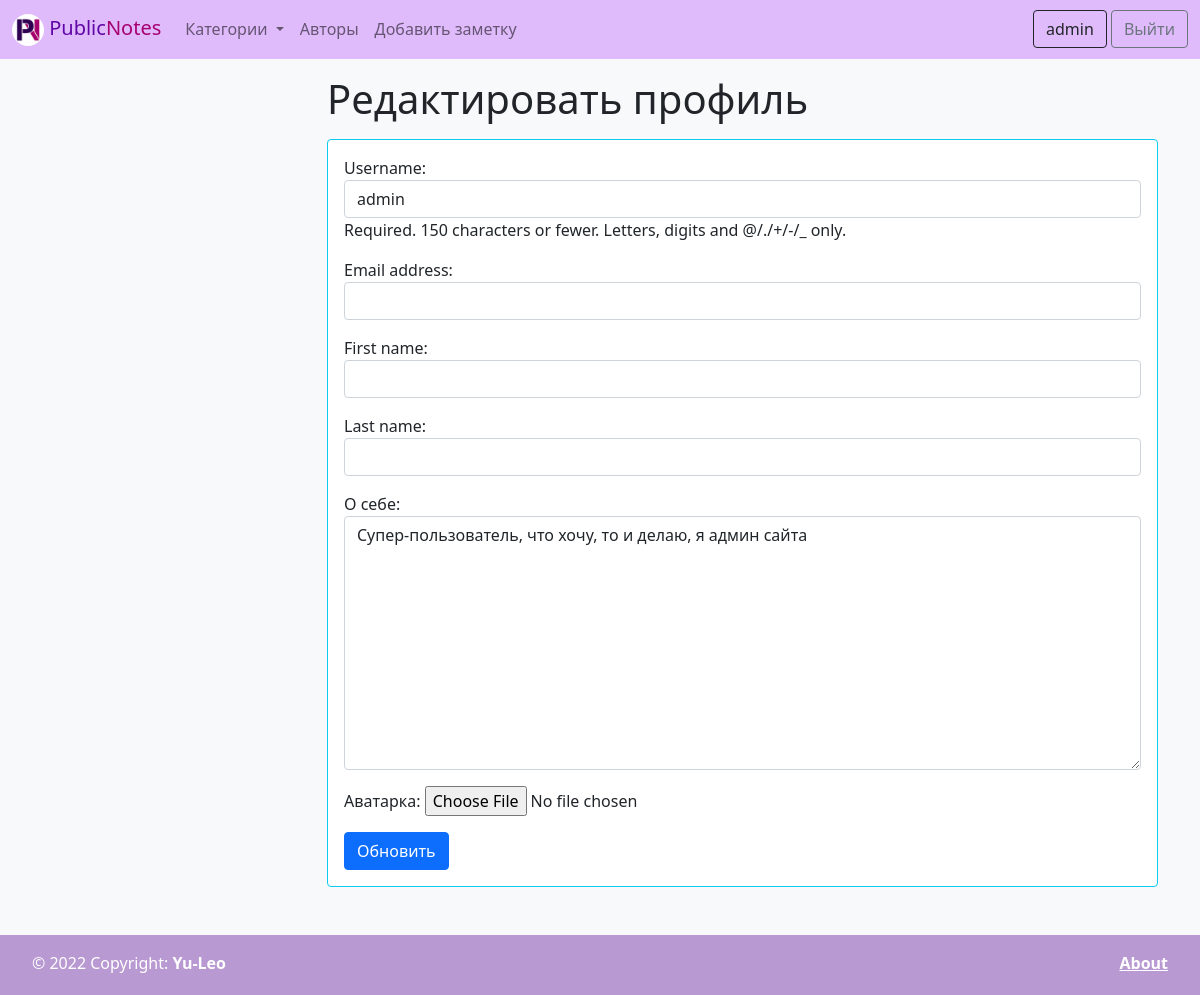
The page /edit_profile (signed in) on the database as committed earlier.
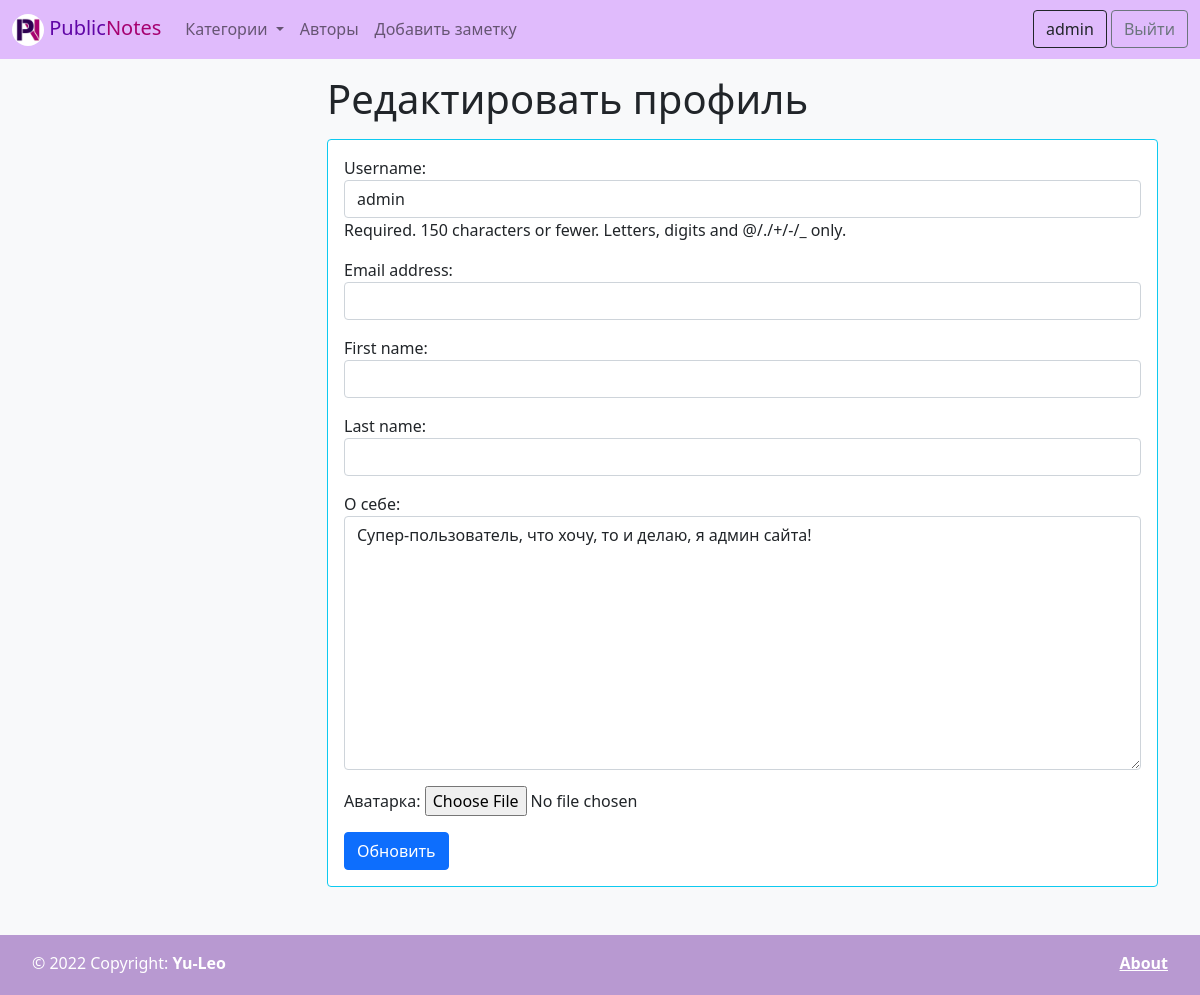
The same page on the database as committed later.
### wall/models.py (models this page shows)
class User(AbstractUser):
    photo = models.ImageField(upload_to='photos/%Y/%m/%d/', verbose_name='Аватарка', blank=True)
    rating = models.IntegerField(verbose_name='Рейтинг', default=0)
    bio = models.TextField(verbose_name='О себе', blank=True)
    def get_absolute_url(self):
        return reverse('author', kwargs={"pk": self.pk})

### wall/views.py (the view)
# urls.py: path('edit_profile', edit_profile, name='edit_profile'),
@login_required(login_url=reverse_lazy('login'))
def edit_profile(request):
    if request.method == 'POST':
        user_form = UpdateProfile(request.POST, instance=request.user)
        if user_form.is_valid():
            user_form.save()
            return redirect(request.user)
    else:
        user_form = UpdateProfile(instance=request.user)
    return render(request, 'wall/edit_profile.html', {"user_form": user_form})

### wall/forms.py
class UpdateProfile(forms.ModelForm):
    class Meta:
        model = User
        fields = ['username', 'email', 'first_name', 'last_name', 'bio', 'photo']
        widgets = {
            'username': forms.TextInput(attrs={"class": "form-control"}),
            'email': forms.EmailInput(attrs={"class": "form-control"}),
            'first_name': forms.TextInput(attrs={"class": "form-control"}),
            'last_name': forms.TextInput(attrs={"class": "form-control"}),
            'bio': forms.Textarea(attrs={"class": "form-control"}),
        }

### wall/templatetags/wall_tags.py (called while the page is built)
@register.simple_tag
def get_categories():
    return Category.objects.annotate(cnt=Count('note')).order_by('-cnt', 'title')

### wall/templates/wall/edit_profile.html (shortened to what this page needs)
{% extends 'base.html' %}
{% block content_title %}
<div class="hstack gap-3">
    <h1 class="mb-3">Редактировать профиль</h1>
</div>
{% endblock %}
{% block content %}
<form action="{% url 'edit_profile' %}" method="post">
    <div class="border border-info border-1 rounded p-3 bg-white mb-5">
        {{ user_form.as_p }}
        <button type="submit" class="btn btn-primary btn-block">Обновить</button>
    </div>
</form>
{% endblock %}

### templates/inc/_navbar.html (shortened to what this page needs)
{% load wall_tags %}
{% load static %}
<nav class="navbar navbar-expand-lg navbar-light purple-navbar text-white">
    <div class="container-fluid">
        <a class="navbar-brand" href="{% url 'home' %}">
            <img src="{% static 'wall/img/logo.png' %}" alt="" width="32" height="32"
                 class="d-inline-block align-text-center rounded-circle">
            <span class="dark_purple_text">Public</span><span class="dark_pink_text">Notes</span>
        </a>
        <div class="collapse navbar-collapse" id="navbarNavDropdown">
            <ul class="navbar-nav">
                <li class="nav-item dropdown">
                    <a class="nav-link dropdown-toggle" href="#" id="navbarDropdownMenuLink" role="button"
                       data-bs-toggle="dropdown" aria-expanded="false">
                        Категории
                    </a>
                </li>
                <li class="nav-item">
                    <a class="nav-link" href="{% url 'authors' %}">Авторы</a>
                </li>
                {% if request.user.is_authenticated %}
                <li class="nav-item">
                    <a class="nav-link" href="{% url 'add_note' %}">Добавить заметку</a>
                </li>
                {% endif %}
            </ul>
        </div>
        <div class="">
            {% if request.user.is_authenticated %}
            <a class="btn btn-outline-dark" href="{{ request.user.get_absolute_url }}" role="button"
               aria-disabled="true">
                {{ request.user.username }}</a>
            <a class="btn btn-outline-secondary" href="{% url 'logout' %}" role="button">Выйти</a>
            {% else %}
            <a class="btn btn-outline-dark" href="{% url 'registration' %}" role="button">Регистрация</a>
            <a class="btn btn-dark" href="{% url 'login' %}" role="button">Войти</a>
            {% endif %}
        </div>
    </div>
</nav>

Rows that differ between the two databases and show on the page:
changed User "admin": bio "Супер-пользователь, что хочу, то и делаю, я админ сайта" → "Супер-пользователь, что хочу, то и делаю, я админ сайта!"
